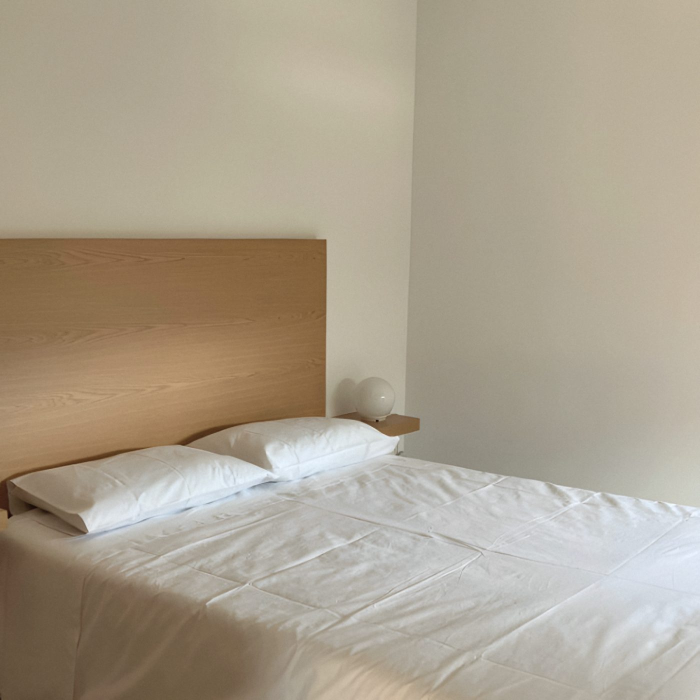
#> input picture site/assets/img/arainho-1-1400.jpg, 1400 x 1400 px (shown at 1/2 size)
$ python -i imagens.py   (imports and definitions only)
#> lines starting #> are read from the running program, lines starting #| are printed output that depends on the picture
#> further down, picture is the input picture: shape (1400, 1400, 3); mean B, G, R 142.8, 160.6, 171.1
"""Prepara as fotos do site a partir das fotos do dossiê. Os originais do
dossiê nunca são tocados.

As fotos publicadas pela casa são pequenas (quase todas 600×600; a maior
horizontal tem 1024 px). Por isso cada foto passa por duas fases:

1. `fotos-ampliadas/x4/` — ampliação ×4 com o Real-ESRGAN (x4plus), feita
   uma vez com o executável realesrgan-ncnn-vulkan (ver o LEIA-ME da pasta).
2. Este script: mistura a ampliação (70 %) com uma ampliação simples
   Lanczos (30 %) para não ficar com ar de pintura, acalma as cores do
   telemóvel (céu azul elétrico, verde muito carregado), põe um grão leve e
   grava três tamanhos (o maior, 1400 e 800; o hero também 2000 e AVIF).

O hero já não sai daqui: é a foto que o Eduardo mandou, no ficheiro
original, e a máscara do céu sai dela (scripts/hero.py, que este script
corre no fim). A vista-01 (hero-vale) fica só no visor.

Para acrescentar uma foto: uma linha em MAP ('pasta/ficheiro do dossiê':
('nome', largura máxima, receita)), correr `py -I scripts/imagens.py` e pôr
o nome no catálogo SERIES de site/main.js.

Quando o dono enviar os originais, trocar a fonte pela foto dele e usar a
receita sem ampliação (AMPLIA = False na linha)."""
import os, sys, json
import numpy as np
import cv2
from PIL import Image

RAIZ = os.path.dirname(os.path.dirname(os.path.abspath(__file__)))
SRC = RAIZ + '/dossie/marketing/fotos/'
X4 = RAIZ + '/fotos-ampliadas/x4/'
DST = RAIZ + '/site/assets/img/'
# [1 line not run here, left out]
# `py -I scripts/imagens.py nome1 nome2` refaz só essas fotos, sem apagar
# as outras (nem correr o hero.py e o atracoes.py)
SO = set(sys.argv[1:])
# [3 lines not run here, left out]

FORA = {'sat': 0.86, 'quente': 2, 'sombras': 0.05}
CEU = {'sat': 0.8, 'quente': 2, 'sombras': 0.05}      # o azul do céu é o mais carregado
DENTRO = {'sat': 0.84, 'quente': 5, 'sombras': 0.07}  # a pedra vem cor de laranja
VERDE = {'sat': 0.82, 'quente': 0, 'sombras': 0.06}   # rio e mato muito verdes
# as fotos de fora da casa vinham com demasiado brilho (telemóvel ao sol:
# calçada, pedra e toldos quase brancos): sem clarear as sombras, baixa-se
# o meio (gama) e encolhem-se as altas luzes (ombro a partir do joelho)
LUZ = (1.25, .4, .66)
EXT = {'sat': 0.8, 'quente': 2, 'luz': LUZ}
EXT_FORA = {'sat': 0.86, 'quente': 2, 'luz': LUZ}

MAP = {
    # ---- as casas de pedra, a pérgola e o vale (o hero antigo; só no visor)
    'exterior/vista-01.jpg': ('hero-vale', 2000, EXT),
    # ---- a casa
    'exterior/fachada-02.jpg': ('casa-caminho', 1600, EXT),
    'exterior/fachada-01.jpg': ('casa-pedra', 1600, {'sat': 0.8, 'quente': 2}),
    'exterior/vista-02.jpg': ('casa-nevoeiro', 1600, {'sat': 0.86, 'quente': 2, 'luz': (1.12, .3, .7)}),
    'exterior/fachada-05.jpg': ('casas-muro', 1600, EXT),
    'exterior/fachada-03.jpg': ('casa-anoitecer', 1600, {'sat': 0.86, 'quente': 2, 'luz': (1.0, .4, .66)}),
    'exterior/jardim-02.jpg': ('muro-pedra', 1600, EXT),
    # ---- um pormenor: o tanque com o fuso de ferro (vertical, 1200x1600)
    'exterior/detalhe-01.jpg': ('tanque', 1800, EXT),
    # ---- lá fora: os espaços com nome
    'exterior/vista-05.jpg': ('terreiro-vale', 1600, EXT),
    'exterior/refeicoes-04.jpg': ('terreiro-mesas', 1600, EXT_FORA),
    'exterior/refeicoes-03.jpg': ('terreiro-mesa-posta', 1600, EXT_FORA),
    'exterior/refeicoes-01.jpg': ('ritmo-deck', 1600, EXT),
    'exterior/refeicoes-02.jpg': ('ritmo-sofas', 1600, EXT),
    'interior/sala-01.jpg': ('segredo-sala', 1600, DENTRO),
    'exterior/jardim-01.jpg': ('escadas-pergola', 1600, EXT),
    'exterior/jardim-04.jpg': ('arvore-pergola', 1600, EXT),
    'exterior/vista-04.jpg': ('janela-serra', 1600, CEU),
    # ---- os quartos
    'interior/quarto-01.jpg': ('paiva-1', 1600, DENTRO),
    'interior/quarto-02.jpg': ('paiva-2', 1600, DENTRO),
    'interior/quarto-03.jpg': ('vau-1', 1600, DENTRO),
    'interior/quarto-04.jpg': ('vau-2', 1600, DENTRO),
    'interior/quarto-05.jpg': ('arainho-1', 1600, DENTRO),
    'interior/quarto-06.jpg': ('arainho-2', 1600, DENTRO),
    'interior/cozinha-01.jpg': ('cozinha', 1600, DENTRO),
    # ---- a pausa: a serra no nevoeiro (faixa panorâmica)
    'exterior/vista-03.jpg': ('serra-nevoeiro', 3300, VERDE),
    # ---- o vale
    'regiao/regiao-02.jpg': ('rio-largo', 1600, VERDE),
    'regiao/regiao-03.jpg': ('rio-tronco', 1800, VERDE),
    'regiao/regiao-07.jpg': ('rio-encostas', 1600, VERDE),
    'regiao/regiao-08.jpg': ('cascata', 1600, VERDE),
    'regiao/regiao-05.jpg': ('rio-rapidos', 1600, VERDE),
    'regiao/regiao-06.jpg': ('rio-ponte', 1600, VERDE),
    'regiao/regiao-09.jpg': ('vale-alto', 1600, VERDE),
    'regiao/regiao-10.jpg': ('sobreiros', 1600, VERDE),
    # ---- as três atrações saem do scripts/atracoes.py (corre no fim)
}

AVIF = set()
MAIS = {'serra-nevoeiro': (2000,)}


def trata(bgr, sat=1.0, quente=0, sombras=0.0, luz=None):
#> called with sat = 1, quente = 0, sombras = 0
    lab = cv2.cvtColor(bgr, cv2.COLOR_BGR2LAB).astype(np.float32)
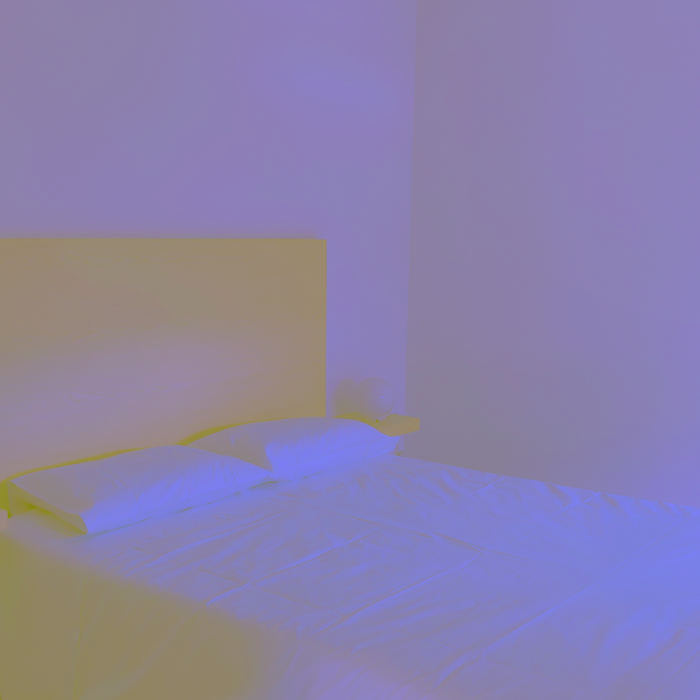
#> lab: shape (1400, 1400, 3) float32 (shown at 1/2 size); mean B, G, R 169.4, 128.8, 138.7
    L = lab[..., 0]
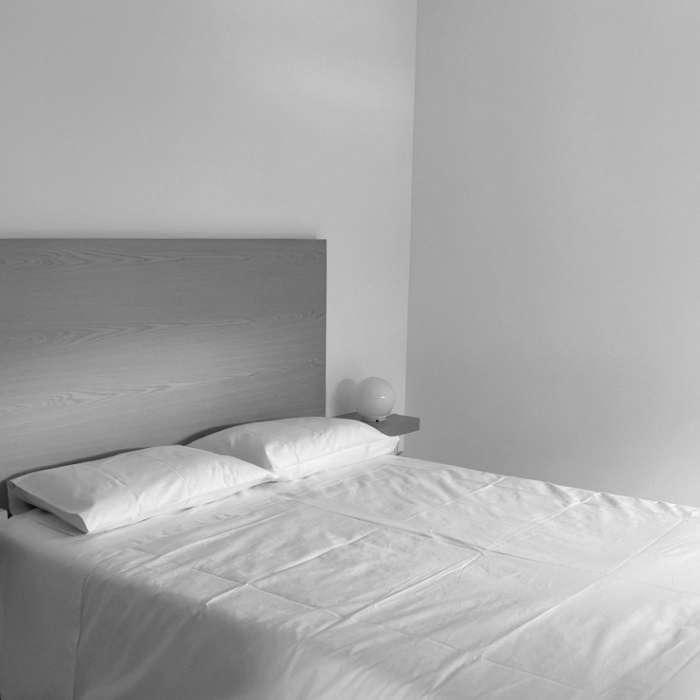
#> L: shape (1400, 1400) float32 (shown at 1/2 size); min 7, max 253, mean 169.4
    if sombras:
        x = L / 255.0
        L = 255.0 * (x + sombras * 2.2 * x * (1 - x) ** 2)
    if luz:
        gama, ombro, joelho = luz
        x = (L / 255.0) ** gama
        alto = x > joelho
        x[alto] = joelho + (x[alto] - joelho) * (1 - ombro)
        L = 255.0 * x
    lab[..., 0] = np.clip(L, 0, 255)
    if quente:
        b = lab[..., 2] - 128
        lab[..., 2] = 128 + b - quente * np.clip(b / 40, 0, 1)
    out = cv2.cvtColor(np.clip(lab, 0, 255).astype(np.uint8), cv2.COLOR_LAB2BGR)
    if sat != 1:
        hsv = cv2.cvtColor(out, cv2.COLOR_BGR2HSV).astype(np.float32)
        s = hsv[..., 1] / 255.0
        s = s * (sat + (1 - sat) * (1 - s) ** 2)   # tira mais onde a cor é mais carregada
        hsv[..., 1] = np.clip(255 * s, 0, 255)
        out = cv2.cvtColor(hsv.astype(np.uint8), cv2.COLOR_HSV2BGR)
    return out


def amplia(src, largura):
    """Real-ESRGAN (70 %) + Lanczos (30 %), já na largura final"""
    if src.startswith('commons:'):
        # fotos grandes: só se reduzem
        return reduz(cv2.imread(RAIZ + '/fotos-regiao/' + src[8:]), largura)
    orig = cv2.imread(SRC + src)
    h, w = orig.shape[:2]
    alt = round(h * largura / w)
    esr = cv2.imread(X4 + src.replace('/', '_').replace('.jpg', '.png'))
    esr = cv2.resize(esr, (largura, alt), interpolation=cv2.INTER_AREA)
    lan = cv2.resize(orig, (largura, alt), interpolation=cv2.INTER_LANCZOS4)
    return cv2.addWeighted(esr, 0.7, lan, 0.3, 0)


def grao(bgr, forca=3.2, semente=7):
    rng = np.random.default_rng(semente)
    g = rng.normal(0, forca, bgr.shape[:2]).astype(np.float32)
    g = cv2.GaussianBlur(g, (0, 0), 0.6)
    return np.clip(bgr.astype(np.float32) + g[..., None], 0, 255).astype(np.uint8)


def reduz(bgr, largura):
    h, w = bgr.shape[:2]
    if w <= largura:
        return bgr
    return cv2.resize(bgr, (largura, round(h * largura / w)), interpolation=cv2.INTER_AREA)


def grava(bgr, caminho, q):
    Image.fromarray(cv2.cvtColor(bgr, cv2.COLOR_BGR2RGB)).save(caminho, quality=q, optimize=True, progressive=True, subsampling=0)


# [17 lines not run here, left out]

# o hero (a foto original), a máscara do céu, o tanque original e as
# fotos das atrações (Wikimedia Commons, só recortadas e reduzidas)
import runpy
# [9 lines not run here, left out]
tot = sum(os.path.getsize(DST + f) for f in os.listdir(DST))
# [3 lines not run here, left out]

>>> import cv2
>>> picture = cv2.imread('../site/assets/img/arainho-1-1400.jpg')
>>> result = trata(picture)

$ run again, on site/assets/img/arainho-2.jpg
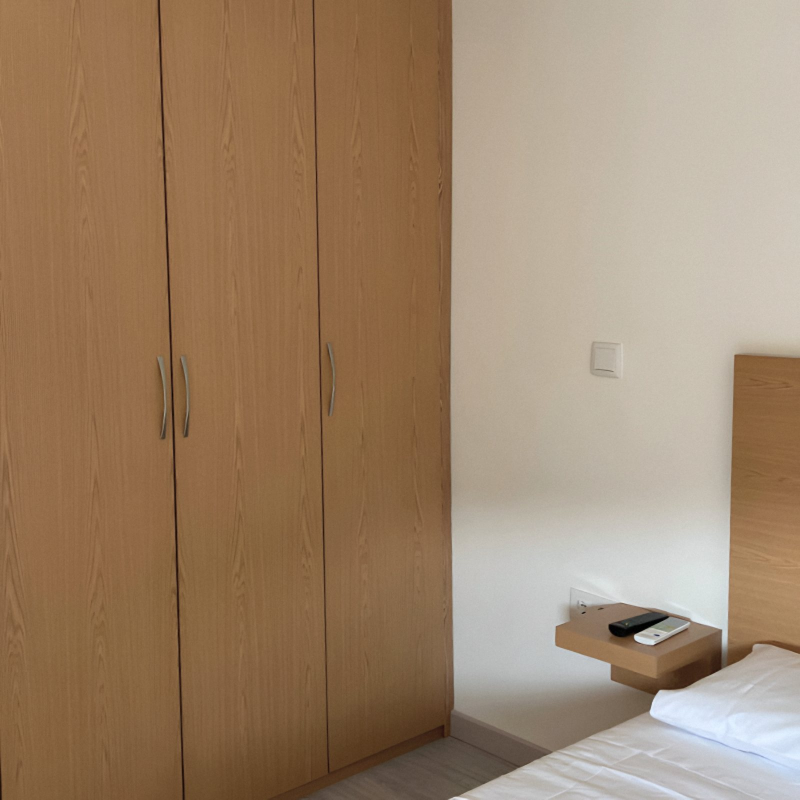
#> input picture site/assets/img/arainho-2.jpg, 1600 x 1600 px (shown at 1/2 size)
#> picture is the input picture: shape (1600, 1600, 3); mean B, G, R 107.6, 133, 158.3
#> in trata, `lab = cv2.cvtColor(bgr, cv2.COLOR_BGR2LAB).astype(np.float32)`:
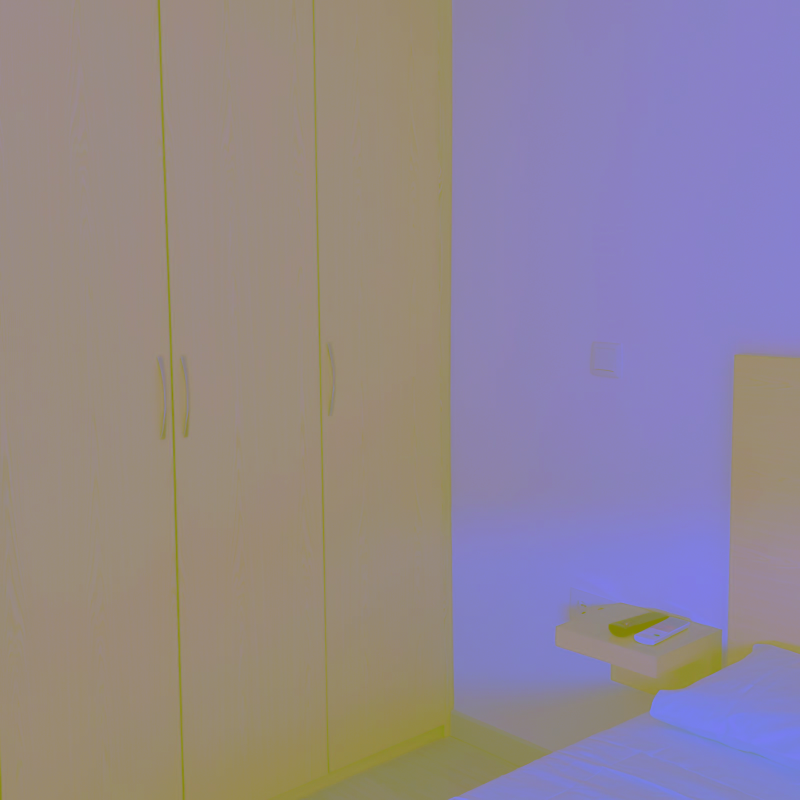
#> lab: shape (1600, 1600, 3) float32 (shown at 1/2 size); mean B, G, R 146.1, 134.1, 148.2
#> in trata, `L = lab[..., 0]`:
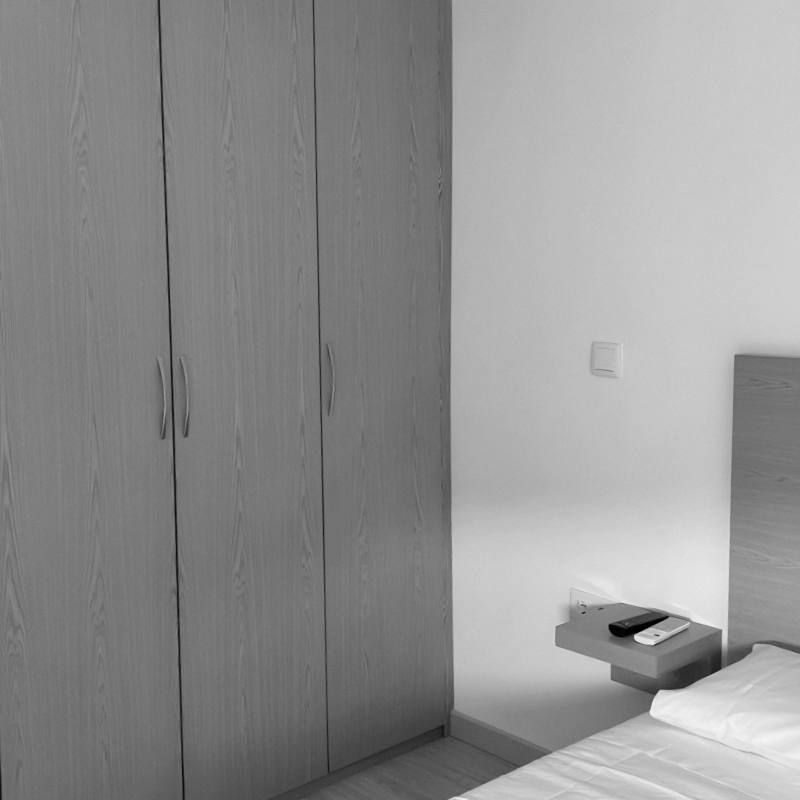
#> L: shape (1600, 1600) float32 (shown at 1/2 size); min 0, max 244, mean 145.5

$ run again, on site/assets/img/arvore-pergola-1400.jpg
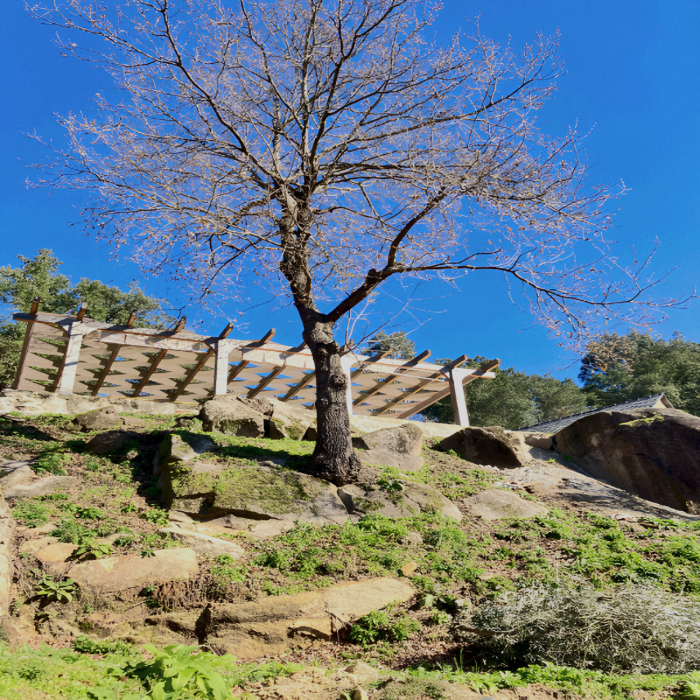
#> input picture site/assets/img/arvore-pergola-1400.jpg, 1400 x 1400 px (shown at 1/2 size)
#> picture is the input picture: shape (1400, 1400, 3); mean B, G, R 134.5, 124.4, 105.1
#> in trata, `lab = cv2.cvtColor(bgr, cv2.COLOR_BGR2LAB).astype(np.float32)`:
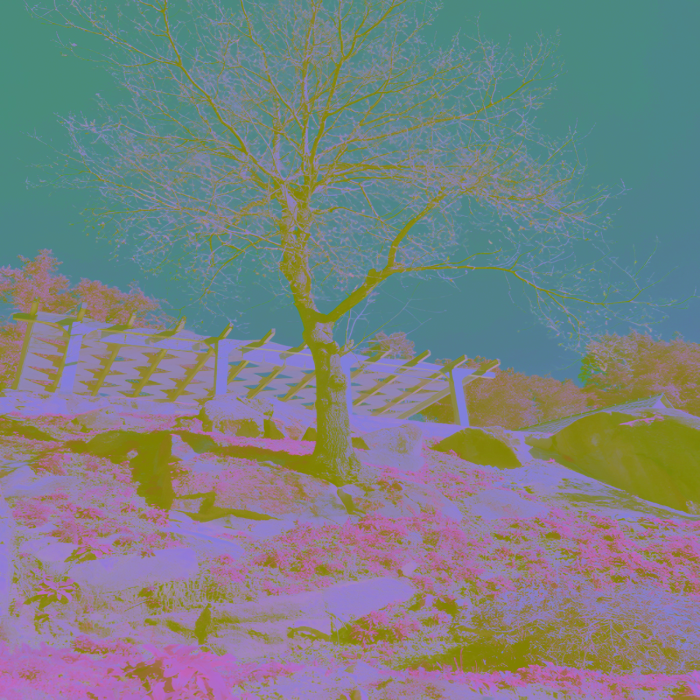
#> lab: shape (1400, 1400, 3) float32 (shown at 1/2 size); mean B, G, R 131.1, 129, 121.6
#> in trata, `L = lab[..., 0]`:
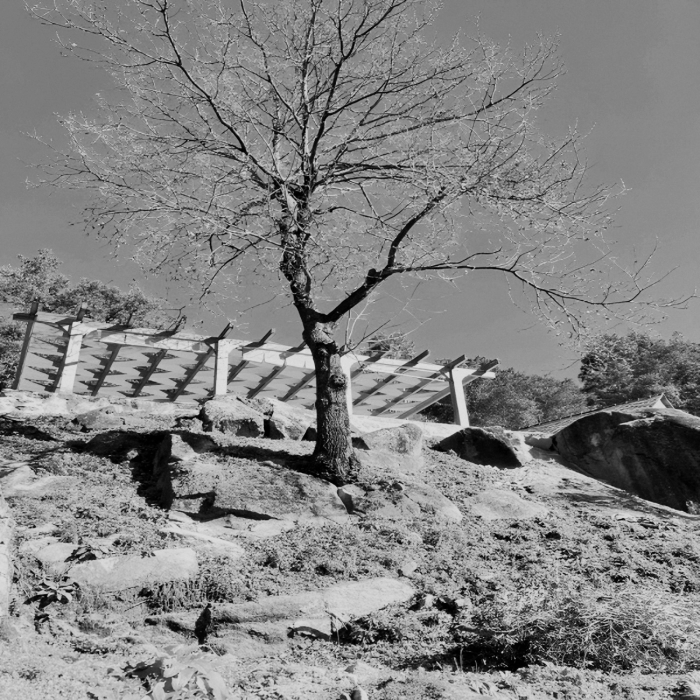
#> L: shape (1400, 1400) float32 (shown at 1/2 size); min 0, max 228, mean 131.1
